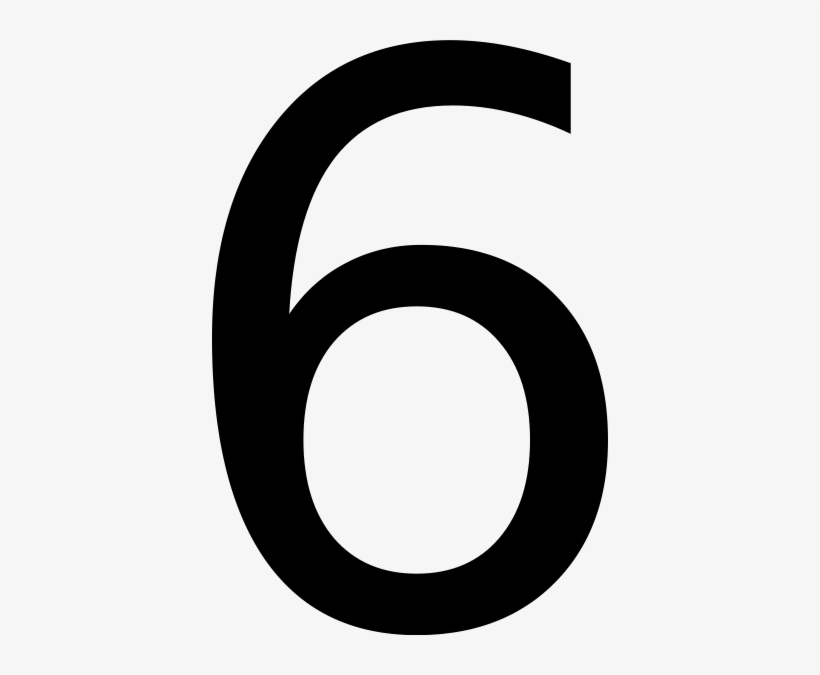
#> input picture number-6.png, 820 x 675 px
$ jupyter execute pooling_CristianL.ipynb
#> lines starting #> are read from the running program, lines starting #| are printed output that depends on the picture; after the words box and inside, x2 and y2 are one past the last pixel; in counts of white or black regions, pixels touching at a corner belong together
<div style="text-align: center">


</div>
<div style="text-align: center">
    <p style="text-align: center">Universidad de Colima<br>
    Facultad de Ingeniería Mecánica y Eléctrica<br>
    Ingeniería en Computación Inteligente</p>
    <p style="text-align: center">Pooling<br>
    Aprendizaje Profundo</p>
    <p style="text-align: center">
    Larios Bravo Cristian Armando 20188165<br>
    </p>
    <p style="text-align: center">8°D</p>
</div>
<div style="text-align: right">
    Lugar: Mexico, Colima, Coquimatlan.<br>
    Fecha: 18/02/2025.
</div>

## Importación de librerías

[cell 1]
import cv2
import numpy as np
import matplotlib.pyplot as plt

## Generación de matriz de escala de grises

[cell 2]
# Cargar la imagen en escala de grises
img = cv2.imread("number-6.png", cv2.IMREAD_GRAYSCALE)
#> img is the input picture: shape (675, 820); min 0, max 248, mean 199.1

# Aplicar umbral binario
_, img_binaria = cv2.threshold(img, 127, 255, cv2.THRESH_BINARY)
#> img_binaria: shape (675, 820); 80.9% white; 1 black region, box (x1, y1, x2, y2) and area: (212, 40, 608, 635) 105576

# Convertir a matriz de 0s y 1s (0 = negro, 1 = blanco)
matriz = (img_binaria / 255).astype(np.uint8)

[cell 3]
# Mostrar la imagen con Matplotlib
plt.imshow(img, cmap='gray')
plt.axis('off')  # Ocultar ejes
plt.show()

[cell 4]
len(matriz)
#> Out = 675

## Pooling de 3x3 SUMA

[cell 5]
matriz2 = matriz.copy()

[cell 6]
length = int((len(matriz)/3)) # 20
#> length = 225

[cell 7]
# Tamaño de la ventana de pooling
window_size = 3

# Calcular las dimensiones de la nueva matriz
new_rows = matriz2.shape[0] // window_size
#> new_rows = 225
new_cols = matriz2.shape[1] // window_size
#> new_cols = 273

# Crear la matriz de salida (20x20)
newMatrixP3 = np.zeros((new_rows, new_cols))

# Aplicar Max Pooling
for i in range(new_rows):
    for j in range(new_cols):
        # Extraer la ventana de 3x3
        window = matriz2[
            i * window_size : (i + 1) * window_size,
            j * window_size : (j + 1) * window_size
        ]
        newMatrixP3[i, j] = np.sum(window) # suma
        # newMatrixP3[i, j] = np.max(window) # máximo
        # newMatrixP3[i, j] = np.mean(window) # promedio

print("Matriz original:")
print(matriz2)
#> (printed output is left out)
print("\nMatriz después de Suma Pooling:")
print(newMatrixP3)
#> (printed output is left out)

[cell 8]
img2 = (newMatrixP3 * 255).astype(np.uint8)
# Guardar la imagen con OpenCV
cv2.imwrite("pool3_Suma.png", img2)
#> Out = True

[cell 9]
import matplotlib.pyplot as plt
# Mostrar la imagen con Matplotlib
plt.imshow(img2, cmap='gray')
plt.axis('off')  # Ocultar ejes
plt.show()

## Pooling de 4x4 SUMA

[cell 10]
matriz3 = matriz.copy()

[cell 11]
length2 = int((len(matriz)/4)) # 15
#> length2 = 168

[cell 12]
# Tamaño de la ventana de pooling
window_size2 = 4

# Calcular las dimensiones de la nueva matriz
new_rows = matriz3.shape[0] // window_size2
#> new_rows = 168
new_cols = matriz3.shape[1] // window_size2
#> new_cols = 205

# Crear la matriz de salida (15x15)
newMatrixP4 = np.zeros((new_rows, new_cols))

# Aplicar Max Pooling
for i in range(new_rows):
    for j in range(new_cols):
        # Extraer la ventana de 4x4
        window = matriz3[
            i * window_size2 : (i + 1) * window_size2,
            j * window_size2 : (j + 1) * window_size2
        ]
        newMatrixP4[i, j] = np.sum(window) # sumatoria
        # newMatrixP4[i, j] = np.max(window) # máximo
        # newMatrixP4[i, j] = np.mean(window) # promedio

print("Matriz original:")
print(matriz3)
#> (printed output is left out)
print("\nMatriz después de Suma Pooling:")
print(newMatrixP4)
#> (printed output is left out)

[cell 13]
img3 = (newMatrixP4 * 255).astype(np.uint8)
# Guardar la imagen con OpenCV
cv2.imwrite("pool4_Suma.png", img3)
#> Out = True

[cell 14]
import matplotlib.pyplot as plt
# Mostrar la imagen con Matplotlib
plt.imshow(img3, cmap='gray')
plt.axis('off')  # Ocultar ejes
plt.show()

## Pooling de 3x3 Máximo

[cell 15]
# Tamaño de la ventana de pooling
window_size = 3

# Calcular las dimensiones de la nueva matriz
new_rows = matriz2.shape[0] // window_size
#> new_rows = 225
new_cols = matriz2.shape[1] // window_size
#> new_cols = 273

# Crear la matriz de salida (20x20)
newMatrixP3_1 = np.zeros((new_rows, new_cols))

# Aplicar Max Pooling
for i in range(new_rows):
    for j in range(new_cols):
        # Extraer la ventana de 3x3
        window = matriz2[
            i * window_size : (i + 1) * window_size,
            j * window_size : (j + 1) * window_size
        ]
        # newMatrixP3[i, j] = np.sum(window) # sumatoria
        newMatrixP3_1[i, j] = np.max(window) # máximo
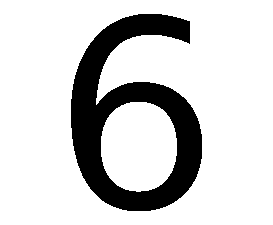
#> newMatrixP3_1: shape (225, 273) float64; values 0 (black) and 1 (white), 81.6% white; 1 black region, box (x1, y1, x2, y2) and area: (71, 14, 202, 211) 11309
        # newMatrixP3[i, j] = np.mean(window) # promedio

print("Matriz original:")
print(matriz2)
#> (printed output is left out)
print("\nMatriz después de Max Pooling :")
print(newMatrixP3_1)
#> (printed output is left out)

[cell 16]
img2 = (newMatrixP3_1 * 255).astype(np.uint8)
# Guardar la imagen con OpenCV
cv2.imwrite("pool3_Maximo.png", img2)
#> Out = True

[cell 17]
import matplotlib.pyplot as plt
# Mostrar la imagen con Matplotlib
plt.imshow(img2, cmap='gray')
plt.axis('off')  # Ocultar ejes
plt.show()

## Pooling de 4x4 Máximo

[cell 18]
# Tamaño de la ventana de pooling
window_size = 4

# Calcular las dimensiones de la nueva matriz
new_rows = matriz2.shape[0] // window_size
#> new_rows = 168
new_cols = matriz2.shape[1] // window_size
#> new_cols = 205

# Crear la matriz de salida (20x20)
newMatrixP3_2 = np.zeros((new_rows, new_cols))

# Aplicar Max Pooling
for i in range(new_rows):
    for j in range(new_cols):
        # Extraer la ventana de 3x3
        window = matriz2[
            i * window_size : (i + 1) * window_size,
            j * window_size : (j + 1) * window_size
        ]
        # newMatrixP3[i, j] = np.sum(window) # suma
        newMatrixP3_2[i, j] = np.max(window) # máximo
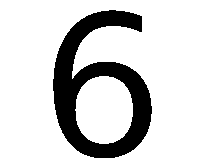
#> newMatrixP3_2: shape (168, 205) float64; values 0 (black) and 1 (white), 81.9% white; 1 black region, box (x1, y1, x2, y2) and area: (53, 10, 152, 158) 6241
        # newMatrixP3[i, j] = np.mean(window) # promedio

print("Matriz original:")
print(matriz2)
#> (printed output is left out)
print("\nMatriz después de Max Pooling:")
print(newMatrixP3_2)
#> (printed output is left out)

[cell 19]
img2 = (newMatrixP3_2 * 255).astype(np.uint8)
# Guardar la imagen con OpenCV
cv2.imwrite("pool4_Maximo.png", img2)
#> Out = True

[cell 20]
import matplotlib.pyplot as plt
# Mostrar la imagen con Matplotlib
plt.imshow(img2, cmap='gray')
plt.axis('off')  # Ocultar ejes
plt.show()

## Pooling de 3x3 Promedio

[cell 21]
# Tamaño de la ventana de pooling
window_size = 3

# Calcular las dimensiones de la nueva matriz
new_rows = matriz2.shape[0] // window_size
#> new_rows = 225
new_cols = matriz2.shape[1] // window_size
#> new_cols = 273

# Crear la matriz de salida (20x20)
newMatrixP3_3 = np.zeros((new_rows, new_cols))

# Aplicar Max Pooling
for i in range(new_rows):
    for j in range(new_cols):
        # Extraer la ventana de 3x3
        window = matriz2[
            i * window_size : (i + 1) * window_size,
            j * window_size : (j + 1) * window_size
        ]
        # newMatrixP3[i, j] = np.sum(window) # suma
        # newMatrixP3_2[i, j] = np.max(window) # máximo
        newMatrixP3_3[i, j] = np.mean(window) # promedio

print("Matriz original:")
print(matriz2)
#> (printed output is left out)
print("\nMatriz después de Mean Pooling:")
print(newMatrixP3_3)
#> (printed output is left out)

[cell 22]
img2 = (newMatrixP3_3 * 255).astype(np.uint8)
#> img2: shape (225, 273)
# Guardar la imagen con OpenCV
cv2.imwrite("pool3_Promedio.png", img2)
#> Out = True

[cell 23]
import matplotlib.pyplot as plt
# Mostrar la imagen con Matplotlib
plt.imshow(img2, cmap='gray')
plt.axis('off')  # Ocultar ejes
plt.show()

## Pooling de 4x4 Promedio

[cell 24]
# Tamaño de la ventana de pooling
window_size = 4

# Calcular las dimensiones de la nueva matriz
new_rows = matriz2.shape[0] // window_size
#> new_rows = 168
new_cols = matriz2.shape[1] // window_size
#> new_cols = 205

# Crear la matriz de salida (20x20)
newMatrixP3_4 = np.zeros((new_rows, new_cols))

# Aplicar Max Pooling
for i in range(new_rows):
    for j in range(new_cols):
        # Extraer la ventana de 3x3
        window = matriz2[
            i * window_size : (i + 1) * window_size,
            j * window_size : (j + 1) * window_size
        ]
        # newMatrixP3[i, j] = np.sum(window) # suma
        # newMatrixP3_2[i, j] = np.max(window) # máximo
        newMatrixP3_4[i, j] = np.mean(window) # promedio

print("Matriz original:")
print(matriz2)
#> (printed output is left out)
print("\nMatriz después de Mean Pooling:")
print(newMatrixP3_4)
#> (printed output is left out)

[cell 25]
img2 = (newMatrixP3_4 * 255).astype(np.uint8)
#> img2: shape (168, 205)
# Guardar la imagen con OpenCV
cv2.imwrite("pool4_Promedio.png", img2)
#> Out = True

$ run again, with soccer_ball.png copied over number-6.png
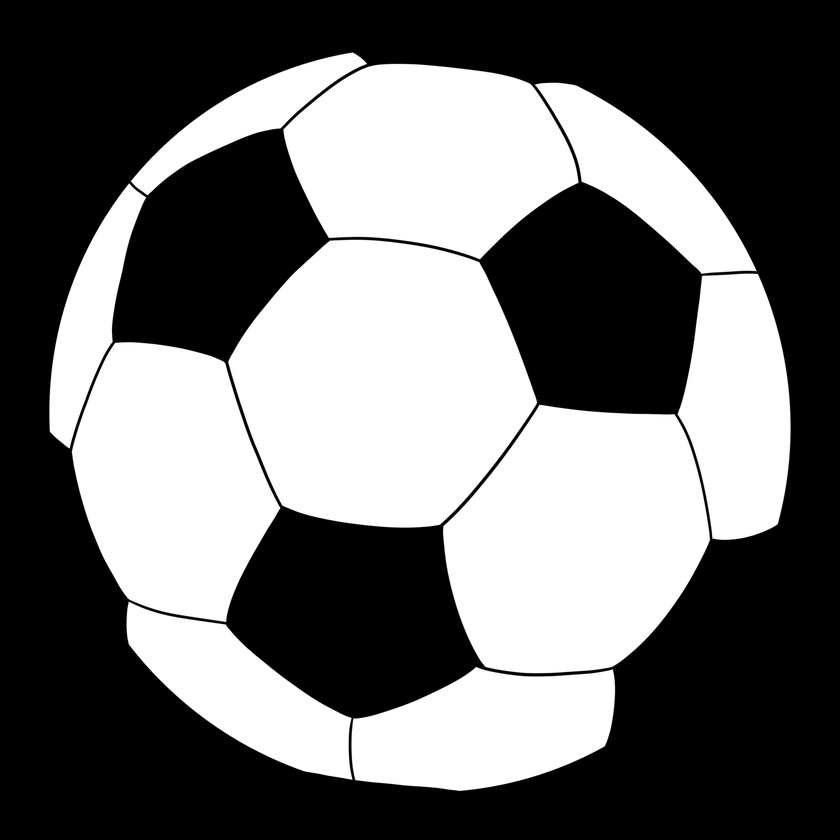
#> input picture soccer_ball.png, 840 x 840 px, shrunk from 1920 x 1920 before the run
#> img is the input picture: shape (840, 840); min 0, max 255, mean 109.4
#> img_binaria: shape (840, 840); 42.9% white; 10 white regions, largest, box (x1, y1, x2, y2) and area: (228, 240, 537, 528) 66298, (443, 405, 710, 673) 54356, (283, 64, 578, 259) 41755
#> `len(matriz)`: Out = 840
#> length = 280
#> (printed output is left out)
#> (printed output is left out)
#> `cv2.imwrite("pool3_Suma.png", img2)`: Out = True
#> length2 = 210
#> after the loop `for i in range(new_rows):`:
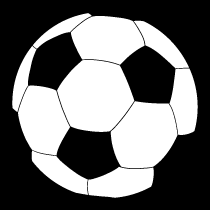
#> newMatrixP4: shape (210, 210) float64; min 0, max 16, mean 6.87; drawn with min black and max white
#> (printed output is left out)
#> (printed output is left out)
#> `cv2.imwrite("pool4_Suma.png", img3)`: Out = True
#> (printed output is left out)
#> (printed output is left out)
#> after the loop `for i in range(new_rows):`:
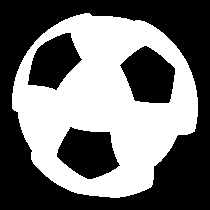
#> newMatrixP3_2: shape (210, 210) float64; values 0 (black) and 1 (white), 44.7% white; 1 white region, box (x1, y1, x2, y2) and area: (12, 13, 198, 198) 19691
#> (printed output is left out)
#> (printed output is left out)
#> (printed output is left out)
#> (printed output is left out)
#> (printed output is left out)
#> (printed output is left out)
